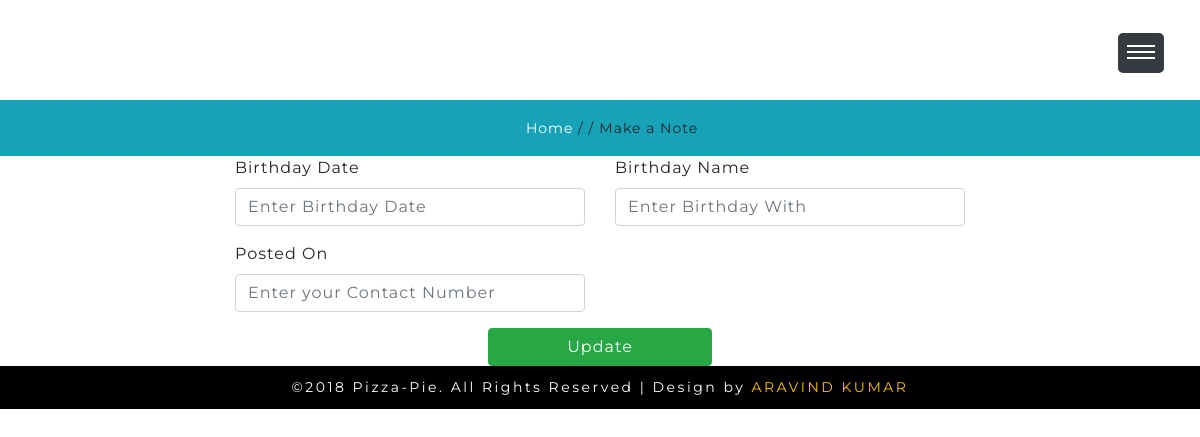
/birthday.php?uid=8 (signed in), run on an earlier commit of the app's database.
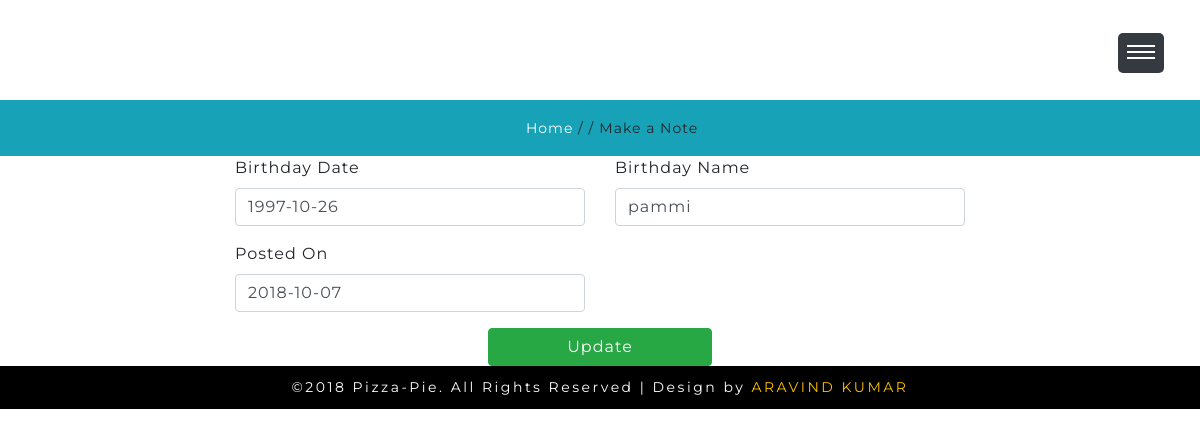
And on a later commit of the database.
### tables this page shows
CREATE TABLE IF NOT EXISTS `birthday` (
  `bid` int(11) NOT NULL AUTO_INCREMENT,
  `cid` int(11) NOT NULL,
  `uid` int(11) NOT NULL,
  `bdate` date NOT NULL,
  `bname` varchar(30) NOT NULL,
  `bstatus` varchar(30) NOT NULL,
  `postedon` date NOT NULL,
  PRIMARY KEY (`bid`),
  KEY `cid` (`cid`,`uid`),
  KEY `uid` (`uid`)
);

### birthday.php (the view, shortened to what this page needs)
<!DOCTYPE html>
<html lang="zxx">
   <head>
      <link href="css/bootstrap.min.css" rel="stylesheet" type="text/css" media="all">
      <link href="css/fontawesome-all.min.css" rel="stylesheet" type="text/css" media="all">
      <link href="css/style.css" rel='stylesheet' type='text/css' media="all">
   </head>
      <div class="header-main" id="home">
         <div class="header-outs">
            <div class="header-bar">
               <h1><a href="homepage.php">Notedownme</a></h1>
            </div>
             <div class="menu">
               <a href="" id="menuToggle"> <span class="navClosed"></span> </a>
            </div>
         </div>
      </div>
      <div class="inner_page-banner">
      </div>
      <div class="using-border py-3">
         <div class="inner_breadcrumb  ml-4">
            <ul class="short_ls">
               <li>
                  <a href="homepage.php">Home</a>
                  <span>/ /</span>
               </li>
               <li>Make a Note</li>
            </ul>
         </div>
      </div>
<?php include "connection.php";
   $id=$_GET['uid'];
   $query=mysqli_query($con,"SELECT * from birthday where uid='$id'")or die(mysqli_error($con));
   $row=mysqli_fetch_array($query);
?>
<div class="container">
   <div class="row">
    <div class="col-md-2"></div>
    <div class="col-md-8">
    <form action="" method="POST">
      <div class="row">
         <div class="col-md-6 form-group">
            <label>Birthday Date</label>
            <input type="text" name="bdate" class="form-control" placeholder="Enter Birthday Date" value="<?php echo $row['bdate']; ?>">
         </div>
         <div class="col-md-6 form-group">
            <label>Birthday Name</label>
            <input type="text" name="bname" class="form-control" placeholder="Enter Birthday With" value="<?php echo $row['bname']; ?>">
         </div>
      </div>
        <div class="row">
            <div class="col-md-6 form-group">
            <label>Posted On</label>
            <input type="text" name="postedon" class="form-control" placeholder="Enter your Contact Number" value="<?php echo $row['postedon']; ?>">
         </div>
      </div>
         <div class="row">
         <div class="col-md-4"></div>
         <div class="col-md-4">
            <input type="submit" name="submit" class="btn btn-success btn-block" value="Update">
         </div>
      </div>
      </form>
    </div>
   </div>
   </div>
      <footer>
         <p>©2018 Pizza-Pie. All Rights Reserved | Design by <a href="http://www.W3Layouts.com" target="_blank">ARAVIND KUMAR</a></p>
      </footer>
   </body>
</html>

What changed in the data, as far as the page shows it:
added birthday: bdate "1997-10-26", bname "pammi", postedon "2018-10-07"
